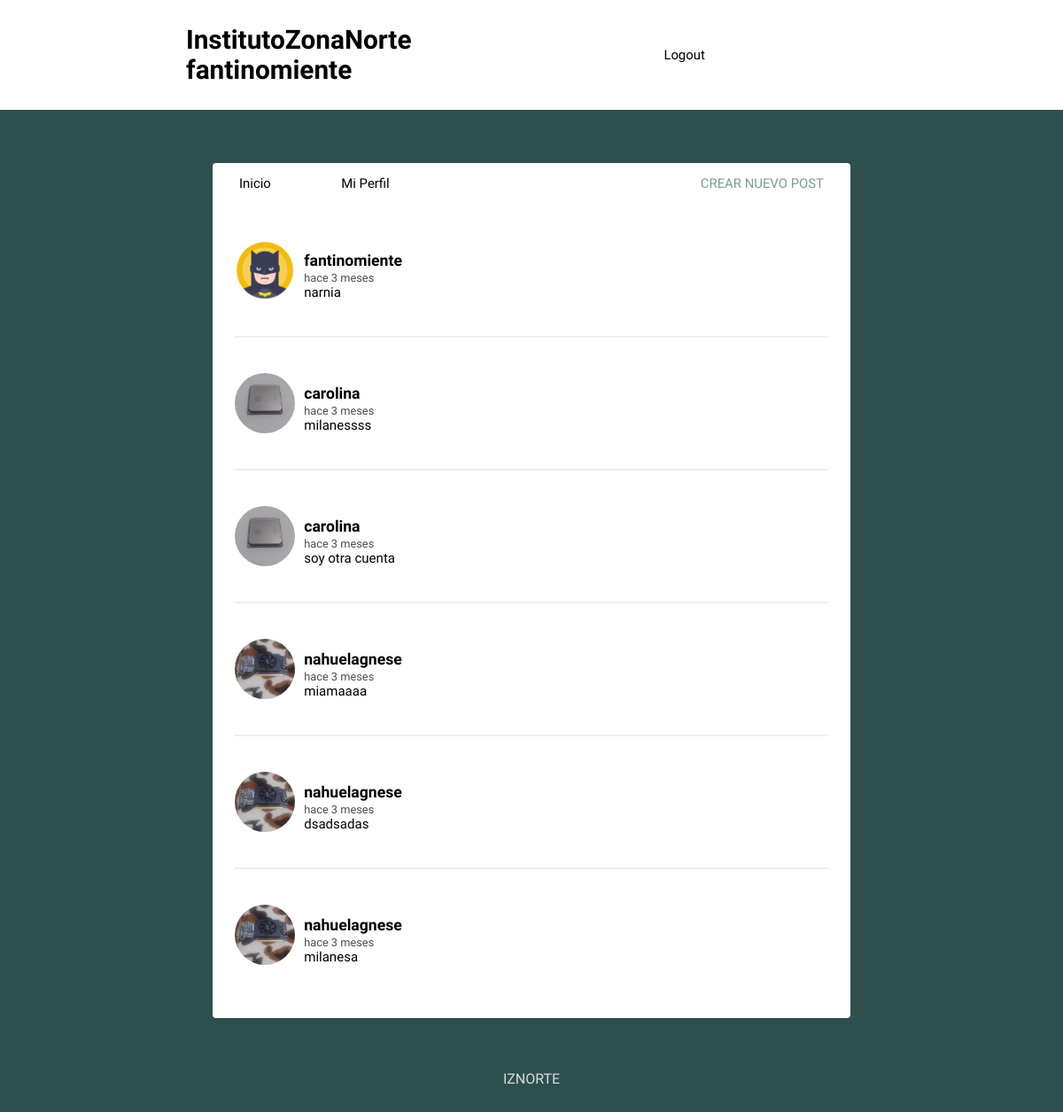
Page /feed/ (signed in) on the earlier database version.
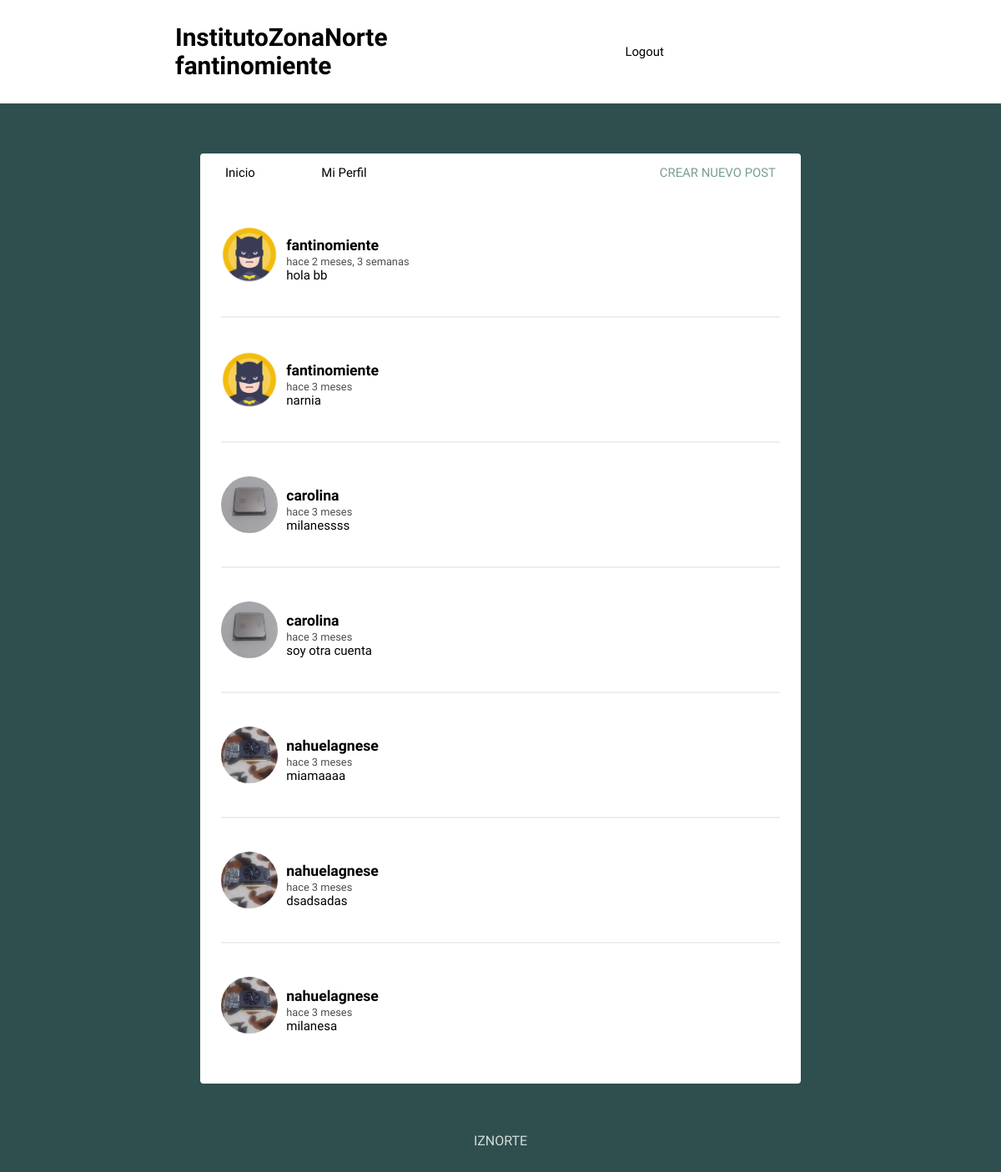
Same page on the later database version.
### VentaPost/models.py (models this page shows, shortened)
class Post(models.Model):
    user = models.ForeignKey(User, on_delete=models.CASCADE, related_name='posts')
    timestamp = models.DateTimeField(default=timezone.now)
    content = models.TextField()
    class Meta:
        ordering = ['-timestamp']

class Profile(models.Model):
    user =models.OneToOneField(User, on_delete=models.CASCADE, null=True)
    imagen = models.ImageField(default='batman.png')

### VentaPost/views.py (the view)
# urls.py: path('feed/', views.feed, name='feed'),
@login_required
def feed(request):
    posts = Post.objects.all()
    context = {'posts': posts}
    return render(request, 'feed.html', context)

### InstitutoZonaNorte/templates/feed.html (shortened to what this page needs)
{% extends 'layout.html' %}
{% load humanize %}
{% block content %}
{% for post in posts %}
<article>
    <div class="container-article">
        <img src="{{ post.user.profile.imagen.url }}">
        <div>
            <h2 class="username"><a href="{% url 'profile' post.user.username %}">{{ post.user.username }}</a></h2>
            <time data-time="#">{{ post.timestamp|naturaltime }}</time>
            <div class="post">{{ post.content }}</div>
        </div>
    </div>
</article>
{% endfor %}
{% endblock %}

Differences in the rows shown:
added Post: user.profile.imagen (picture), user.username "fantinomiente", timestamp "hace 2 meses, 3 semanas", content "hola bb"
